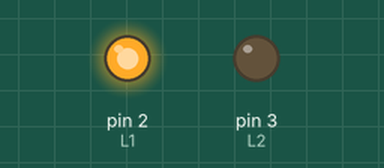
A sketch run on a simulated Arduino Uno, built with avr-gcc and run on an emulated ATmega328P. Parts: output pins drawn as LEDs (lit = HIGH). Pins used as bus, display or sensor lines are not drawn.

Above: at 1.0 s.
At 3.0 s:
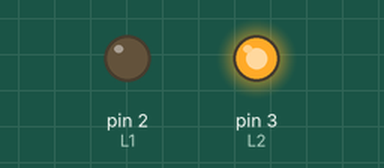
Timing chart, 0 to 5.2 s (numbered marks = the images above):
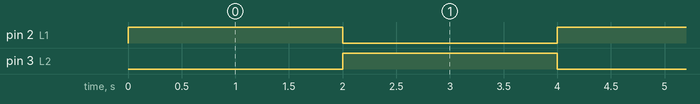

The sketch:

dc_motor_controlling.ino
```cpp
int L1=2;
int L2=3;
int R1=5;
int R2=6;
void setup()
{
   pinMode(L1, OUTPUT);
   pinMode(L2, OUTPUT);
   pinMode(R1, OUTPUT);
   pinMode(R2, OUTPUT);
}

void loop()
{

 //forward
  digitalWrite(L1,HIGH);
  digitalWrite(L2,LOW);
  digitalWrite(R1,HIGH);
  digitalWrite(R2,LOW);
  delay(2000);

  //backward
  digitalWrite(L1,LOW);
  digitalWrite(L2,HIGH);
  digitalWrite(R1,LOW);
  digitalWrite(R2,HIGH);
  delay(2000);


}
```

Measured:
- by itself, pin 2 (L1), pin 3 (L2): alternates HIGH for 2.0 s and LOW for 2.0 s
